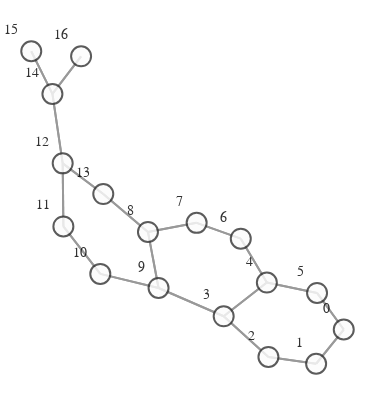

Here is the notebook cell this chart was saved with:
### Markdown cell above
# VISUALIZATION

### Code cell
def create_graph(graph):
    g = to_networkx(graph)
    pos = nx.spring_layout(g)
    vis = GraphVisualization(
        g,
        pos,
        node_text_position="top left",
        node_size=20,
    )
    fig = vis.create_figure()
    return fig


fig = create_graph(dataset[0])
fig.show()

### Figure 1 — Plotly figure (JSON) as saved in the notebook; plotly's stock layout.template omitted (floating-point values rounded to 4 significant figures)
{"data": [{"hoverinfo": "none", "line": {"color": "#808080", "width": 2}, "mode": "lines", "opacity": 0.8, "type": "scatter", "x": [1.0, 0.8363, null, 1.0, 0.8418, null, 0.8363, 1.0, null, 0.8363, 0.5538, null, 0.5538, 0.8363, null, 0.5538, 0.2887, null, 0.2887, 0.5538, null, 0.2887, 0.5445, null, 0.2887, -0.09717, null, 0.5445, 0.2887, null, 0.5445, 0.8418, null, 0.5445, 0.39, null, 0.8418, 1.0, null, 0.8418, 0.5445, null, 0.39, 0.5445, null, 0.39, 0.1285, null, 0.1285, 0.39, null, 0.1285, -0.16, null, -0.16, 0.1285, null, -0.16, -0.09717, null, -0.16, -0.4246, null, -0.09717, 0.2887, null, -0.09717, -0.16, null, -0.09717, -0.4424, null, -0.4424, -0.09717, null, -0.4424, -0.661, null, -0.661, -0.4424, null, -0.661, -0.6651, null, -0.6651, -0.661, null, -0.6651, -0.4246, null, -0.6651, -0.726, null, -0.4246, -0.16, null, -0.4246, -0.6651, null, -0.726, -0.6651, null, -0.726, -0.8514, null, -0.726, -0.5561, null, -0.8514, -0.726, null, -0.5561, -0.726, null], "y": [-0.4803, -0.653, null, -0.4803, -0.2959, null, -0.653, -0.4803, null, -0.653, -0.6187, null, -0.6187, -0.653, null, -0.6187, -0.4136, null, -0.4136, -0.6187, null, -0.4136, -0.2436, null, -0.4136, -0.2709, null, -0.2436, -0.4136, null, -0.2436, -0.2959, null, -0.2436, -0.02216, null, -0.2959, -0.4803, null, -0.2959, -0.2436, null, -0.02216, -0.2436, null, -0.02216, 0.05758, null, 0.05758, -0.02216, null, 0.05758, 0.01188, null, 0.01188, 0.05758, null, 0.01188, -0.2709, null, 0.01188, 0.203, null, -0.2709, -0.4136, null, -0.2709, 0.01188, null, -0.2709, -0.1998, null, -0.1998, -0.2709, null, -0.1998, 0.03948, null, 0.03948, -0.1998, null, 0.03948, 0.3577, null, 0.3577, 0.03948, null, 0.3577, 0.203, null, 0.3577, 0.7079, null, 0.203, 0.01188, null, 0.203, 0.3577, null, 0.7079, 0.3577, null, 0.7079, 0.923, null, 0.7079, 0.8974, null, 0.923, 0.7079, null, 0.8974, 0.7079, null]}, {"hoverinfo": "text", "marker": {"color": "#fcfcfc", "colorbar": {"thickness": 15, "title": {"side": "right", "text": ""}, "xanchor": "left"}, "colorscale": [[0, "rgb(255,255,217)"], [0.125, "rgb(237,248,177)"], [0.25, "rgb(199,233,180)"], [0.375, "rgb(127,205,187)"], [0.5, "rgb(65,182,196)"], [0.625, "rgb(29,145,192)"], [0.75, "rgb(34,94,168)"], [0.875, "rgb(37,52,148)"], [1, "rgb(8,29,88)"]], "line": {"color": "#333333", "width": 2}, "reversescale": false, "showscale": false, "size": 20}, "mode": "markers+text", "opacity": 0.8, "text": ["0", "1", "2", "3", "4", "5", "6", "7", "8", "9", "10", "11", "12", "13", "14", "15", "16"], "textfont": {"color": "#000000", "family": "Arial", "size": 14}, "textposition": "top left", "type": "scatter", "x": [1.0, 0.8363, 0.5538, 0.2887, 0.5445, 0.8418, 0.39, 0.1285, -0.16, -0.09717, -0.4424, -0.661, -0.6651, -0.4246, -0.726, -0.8514, -0.5561], "y": [-0.4803, -0.653, -0.6187, -0.4136, -0.2436, -0.2959, -0.02216, 0.05758, 0.01188, -0.2709, -0.1998, 0.03948, 0.3577, 0.203, 0.7079, 0.923, 0.8974]}], "layout": {"autosize": false, "height": 400, "hovermode": "closest", "margin": {"b": 5, "l": 0, "r": 0, "t": 20}, "paper_bgcolor": "rgba(255,255,255,255)", "plot_bgcolor": "rgba(0,0,0,0)", "scene": {"xaxis": {"autorange": true, "showgrid": false, "showline": false, "showticklabels": false, "ticks": "", "visible": false, "zeroline": false}, "yaxis": {"autorange": true, "showgrid": false, "showline": false, "showticklabels": false, "ticks": "", "visible": false, "zeroline": false}, "zaxis": {"autorange": true, "showgrid": false, "showline": false, "showticklabels": false, "ticks": "", "visible": false, "zeroline": false}}, "showlegend": false, "title": {"font": {"size": 16}, "text": ""}, "width": 375, "xaxis": {"autorange": true, "showgrid": false, "showline": false, "showticklabels": false, "ticks": "", "visible": false, "zeroline": false}, "yaxis": {"autorange": true, "showgrid": false, "showline": false, "showticklabels": false, "ticks": "", "visible": false, "zeroline": false}}}
